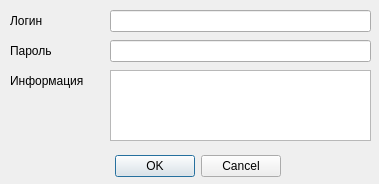
<?xml version="1.0" encoding="UTF-8"?>
<ui version="4.0">
 <class>dlgAddUser</class>
 <widget class="QDialog" name="dlgAddUser">
  <property name="geometry">
   <rect>
    <x>0</x>
    <y>0</y>
    <width>379</width>
    <height>184</height>
   </rect>
  </property>
  <property name="minimumSize">
   <size>
    <width>379</width>
    <height>184</height>
   </size>
  </property>
  <property name="maximumSize">
   <size>
    <width>379</width>
    <height>184</height>
   </size>
  </property>
  <property name="windowTitle">
   <string>Добавление нового пользователя</string>
  </property>
  <widget class="QDialogButtonBox" name="buttonBox">
   <property name="geometry">
    <rect>
     <x>110</x>
     <y>150</y>
     <width>171</width>
     <height>32</height>
    </rect>
   </property>
   <property name="orientation">
    <enum>Qt::Horizontal</enum>
   </property>
   <property name="standardButtons">
    <set>QDialogButtonBox::Cancel|QDialogButtonBox::Ok</set>
   </property>
  </widget>
  <widget class="QLabel" name="label">
   <property name="geometry">
    <rect>
     <x>10</x>
     <y>10</y>
     <width>91</width>
     <height>21</height>
    </rect>
   </property>
   <property name="text">
    <string>Логин</string>
   </property>
  </widget>
  <widget class="QLineEdit" name="edtLogin">
   <property name="geometry">
    <rect>
     <x>110</x>
     <y>10</y>
     <width>261</width>
     <height>22</height>
    </rect>
   </property>
  </widget>
  <widget class="QLineEdit" name="edtPassword">
   <property name="geometry">
    <rect>
     <x>110</x>
     <y>40</y>
     <width>261</width>
     <height>22</height>
    </rect>
   </property>
  </widget>
  <widget class="QLabel" name="label_2">
   <property name="geometry">
    <rect>
     <x>10</x>
     <y>40</y>
     <width>91</width>
     <height>21</height>
    </rect>
   </property>
   <property name="text">
    <string>Пароль</string>
   </property>
  </widget>
  <widget class="QLabel" name="label_3">
   <property name="geometry">
    <rect>
     <x>10</x>
     <y>70</y>
     <width>91</width>
     <height>21</height>
    </rect>
   </property>
   <property name="text">
    <string>Информация</string>
   </property>
  </widget>
  <widget class="QTextEdit" name="textEdit">
   <property name="geometry">
    <rect>
     <x>110</x>
     <y>70</y>
     <width>261</width>
     <height>71</height>
    </rect>
   </property>
  </widget>
 </widget>
 <resources/>
 <connections>
  <connection>
   <sender>buttonBox</sender>
   <signal>accepted()</signal>
   <receiver>dlgAddUser</receiver>
   <slot>accept()</slot>
   <hints>
    <hint type="sourcelabel">
     <x>248</x>
     <y>254</y>
    </hint>
    <hint type="destinationlabel">
     <x>157</x>
     <y>274</y>
    </hint>
   </hints>
  </connection>
  <connection>
   <sender>buttonBox</sender>
   <signal>rejected()</signal>
   <receiver>dlgAddUser</receiver>
   <slot>reject()</slot>
   <hints>
    <hint type="sourcelabel">
     <x>316</x>
     <y>260</y>
    </hint>
    <hint type="destinationlabel">
     <x>286</x>
     <y>274</y>
    </hint>
   </hints>
  </connection>
 </connections>
</ui>
